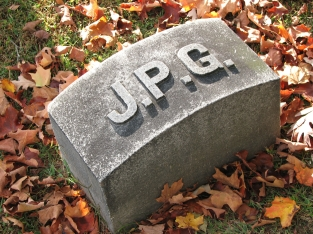
#> input picture Assignment_1/watch.jpg, 313 x 234 px, found by its file name
$ python 3.py
#> lines starting #> are read from the running program, lines starting #| are printed output that depends on the picture
import numpy as np
import cv2
import colorsys

img = cv2.imread('/home/iiitb/Desktop/watch.jpg')
#> img is the input picture: shape (234, 313, 3); mean B, G, R 87.1, 105.9, 127.8
r,g,b = cv2.split(img)
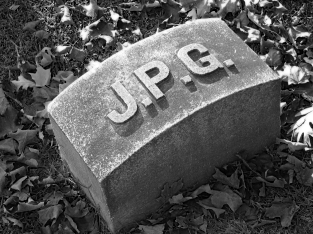
#> r: shape (234, 313); min 0, max 255, mean 87.1
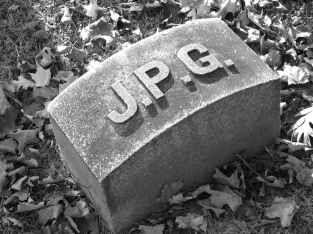
#> g: shape (234, 313); min 1, max 255, mean 105.9
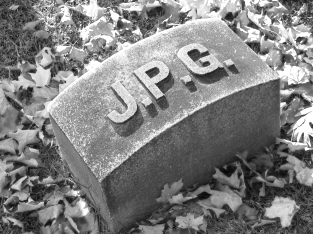
#> b: shape (234, 313); min 7, max 255, mean 127.8


lab = cv2.cvtColor(img,cv2.COLOR_RGB2LAB)
#> lab: shape (234, 313, 3); mean of channels 0, 1, 2 110.4, 128.1, 113.7

l = lab[:,:,0]
a = lab[:,:,1]
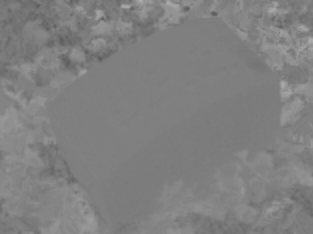
#> a: shape (234, 313); min 92, max 179, mean 128.1
b = lab[:,:,2]
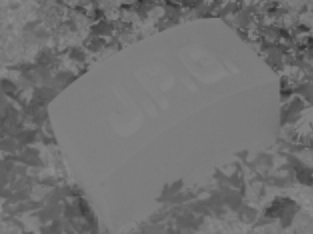
#> b: shape (234, 313); min 47, max 141, mean 113.7

cv2.imshow('L_image', l)
cv2.imshow('a_image', a)
cv2.imshow('b_image', b)

cv2.waitKey(0)
cv2.destroyAllWindows()

$ run again, with Assignment_1/road4.jpg copied over Assignment_1/watch.jpg
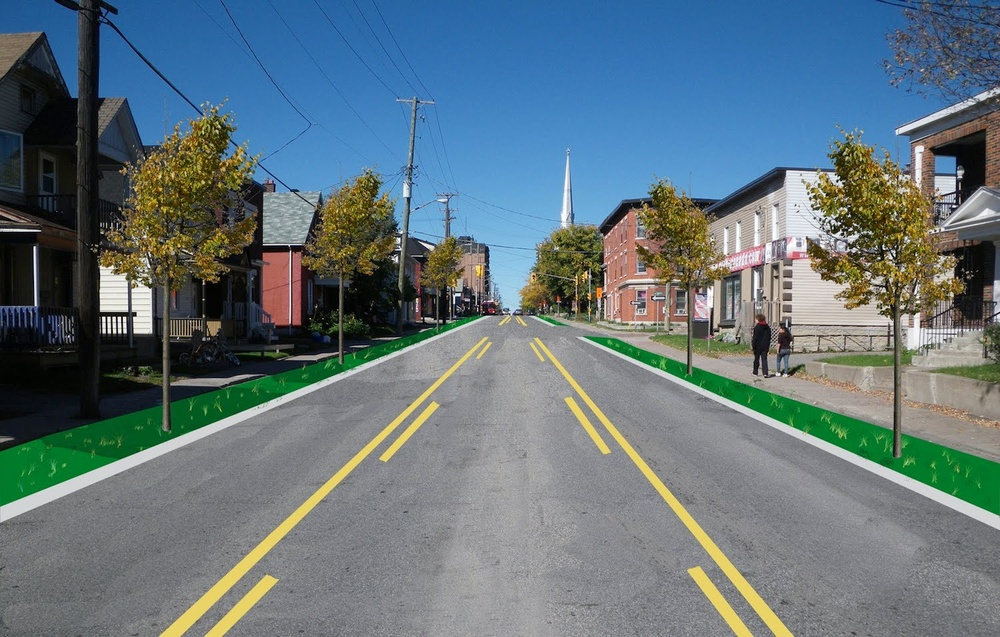
#> input picture Assignment_1/road4.jpg, 1000 x 637 px, shrunk from 1500 x 956 before the run, found by its file name
#> img is the input picture: shape (637, 1000, 3); mean B, G, R 123.5, 116.4, 98.8
#> lab: shape (637, 1000, 3); mean of channels 0, 1, 2 125.2, 129.8, 138.8
#> `l = lab[:,:,0]`:
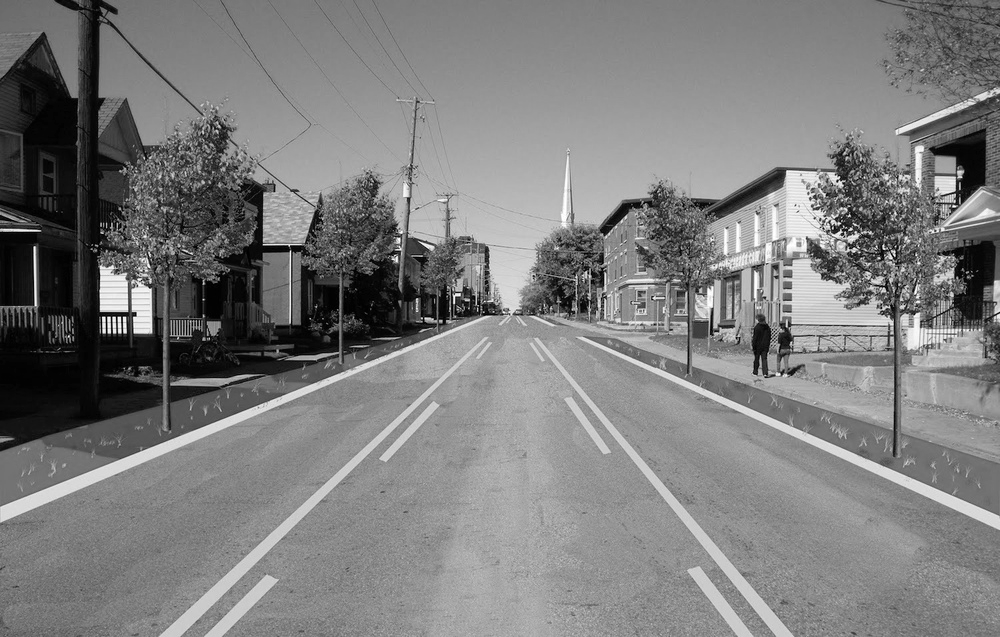
#> l: shape (637, 1000); min 0, max 255, mean 125.2
#> `b = lab[:,:,2]`:
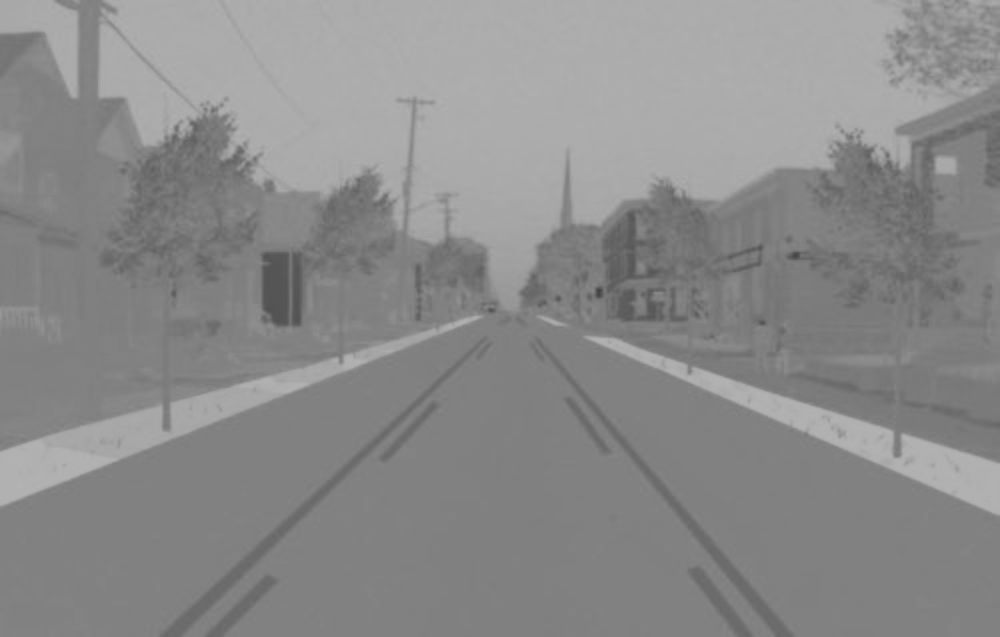
#> b: shape (637, 1000); min 66, max 181, mean 138.8
